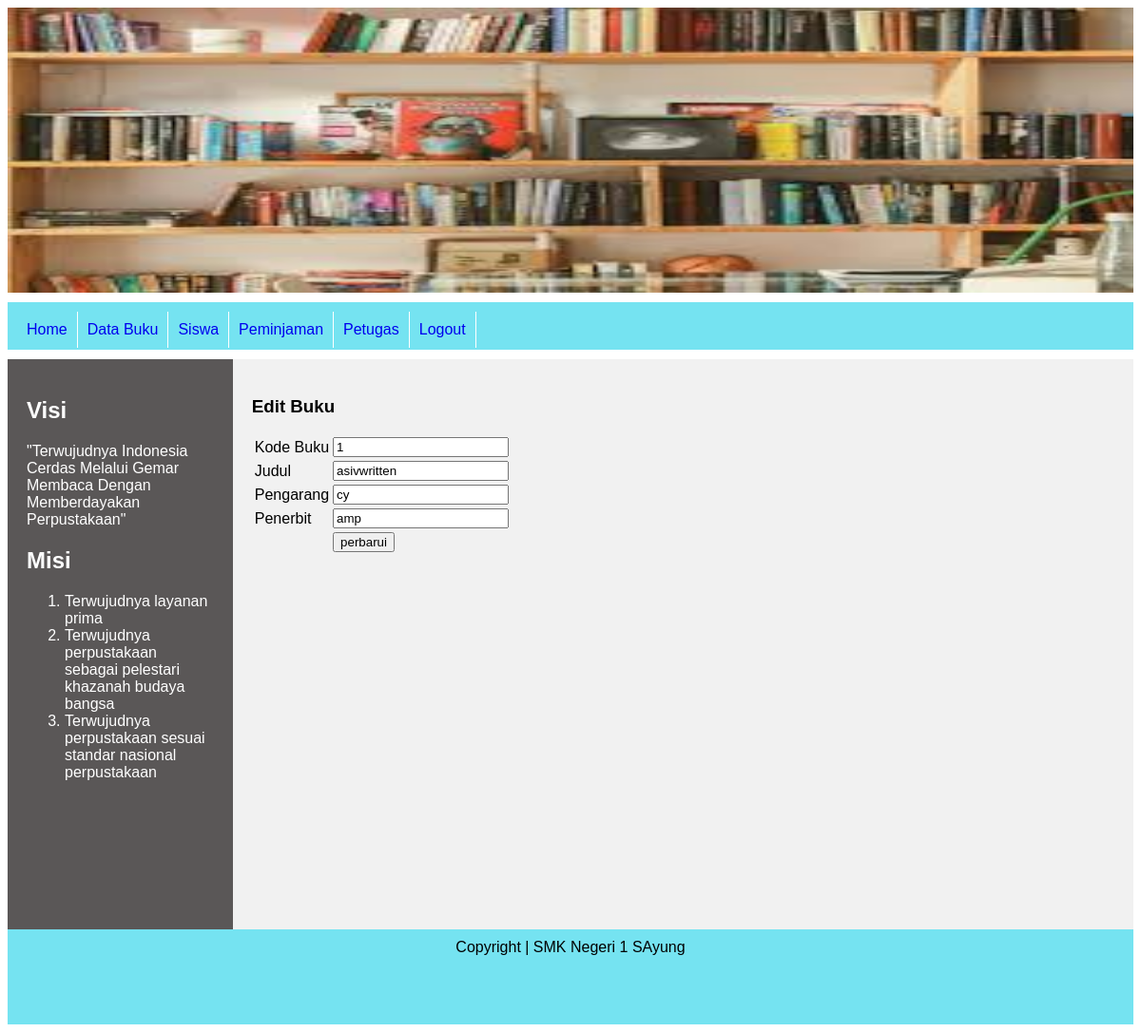
/admin/index.php?page=bukuubah&idbuku=1 (signed in), run on the app's committed database.
### tables this page shows
CREATE TABLE `tbl_buku` (
  `idbuku` int NOT NULL,
  `judul` varchar(100) NOT NULL,
  `pengarang` varchar(50) NOT NULL,
  `penerbit` varchar(50) NOT NULL,
  `created_at` timestamp NOT NULL DEFAULT CURRENT_TIMESTAMP,
  `update_at` timestamp NULL DEFAULT NULL
);

### admin/halaman/buku/bukuubah.php (the view, shortened to what this page needs)
<?php
include("../koneksi.php");
$idbuku = $_GET['idbuku'];
$sql = "SELECT * FROM tbl_buku WHERE idbuku='$idbuku'";
$query = mysqli_query($conn, $sql);
?>
<!DOCTYPE html>
<html lang="en">
<head>
</head>
<body>
    <h3>Edit Buku</h3>
    <form action="halaman/buku/bukuubah_aksi.php" method="post">
        <?php
        while($data = mysqli_fetch_assoc($query)){
        ?>
    <table>
        <tr>
            <td>Kode Buku</td>
            <td><input type="text" name="idbuku" readonly value="<?php echo $data['idbuku'] ?>"></td>
        </tr>
        <tr>
            <td>Judul</td>
            <td><input type="text" name="judul" value="<?php echo $data['judul'] ?>"></td>
        </tr>
        <tr>
            <td>Pengarang</td>
            <td><input type="text" name="pengarang" value="<?php echo $data['pengarang'] ?>"></td>
        </tr>
        <tr>
            <td>Penerbit</td>
            <td><input type="text" name="penerbit" value="<?php echo $data['penerbit'] ?>">
        </tr>
        <tr>
            <td></td>
            <td><input type="submit" name="tombolubah" value="perbarui"></td>
        </tr>
    </table>
    <?php
        }
    ?>
</form>
</body>
</html>

### css/style.css (style rules this page uses)
* { box-sizing: border-box; }
body { font-family: Arial, Helvetica, sans-serif; }

### data on the page
tbl_buku: idbuku "1", judul "asivwritten", pengarang "cy", penerbit "amp"
